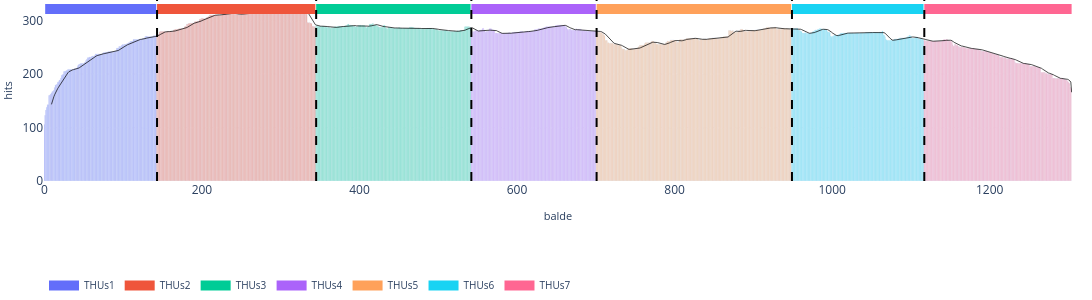

Notebook code cell kept with this figure:
### Code cell
VIZ(mapping=mapping, windows=10, yname="hits", xname="balde", svgname="name", save=False)

### Figure 1 — Plotly figure (JSON) as saved in the notebook; plotly's stock layout.template omitted (floating-point values rounded to 4 significant figures; data arrays with more than 128 entries replaced by an {"elided": "..."} marker saying what was removed)
{"data": [{"hovertemplate": "x=%{x}<br>y_arr=%{y}<extra></extra>", "legendgroup": "", "marker": {"color": "#636EFA", "pattern": {"shape": ""}}, "name": "", "orientation": "v", "showlegend": false, "textposition": "auto", "type": "bar", "x": {"elided": "143 int values"}, "xaxis": "x", "y": {"elided": "143 int values"}, "yaxis": "y"}, {"hovertemplate": "x=%{x}<br>y_arr=%{y}<extra></extra>", "legendgroup": "", "marker": {"color": "#EF553B", "pattern": {"shape": ""}}, "name": "", "orientation": "v", "showlegend": false, "textposition": "auto", "type": "bar", "x": {"elided": "202 int values"}, "xaxis": "x", "y": {"elided": "202 int values"}, "yaxis": "y"}, {"hovertemplate": "x=%{x}<br>y_arr=%{y}<extra></extra>", "legendgroup": "", "marker": {"color": "#00CC96", "pattern": {"shape": ""}}, "name": "", "orientation": "v", "showlegend": false, "textposition": "auto", "type": "bar", "x": {"elided": "197 int values"}, "xaxis": "x", "y": {"elided": "197 int values"}, "yaxis": "y"}, {"hovertemplate": "x=%{x}<br>y_arr=%{y}<extra></extra>", "legendgroup": "", "marker": {"color": "#AB63FA", "pattern": {"shape": ""}}, "name": "", "orientation": "v", "showlegend": false, "textposition": "auto", "type": "bar", "x": {"elided": "159 int values"}, "xaxis": "x", "y": {"elided": "159 int values"}, "yaxis": "y"}, {"hovertemplate": "x=%{x}<br>y_arr=%{y}<extra></extra>", "legendgroup": "", "marker": {"color": "#FFA15A", "pattern": {"shape": ""}}, "name": "", "orientation": "v", "showlegend": false, "textposition": "auto", "type": "bar", "x": {"elided": "248 int values"}, "xaxis": "x", "y": {"elided": "248 int values"}, "yaxis": "y"}, {"hovertemplate": "x=%{x}<br>y_arr=%{y}<extra></extra>", "legendgroup": "", "marker": {"color": "#19D3F3", "pattern": {"shape": ""}}, "name": "", "orientation": "v", "showlegend": false, "textposition": "auto", "type": "bar", "x": {"elided": "168 int values"}, "xaxis": "x", "y": {"elided": "168 int values"}, "yaxis": "y"}, {"hovertemplate": "x=%{x}<br>y_arr=%{y}<extra></extra>", "legendgroup": "", "marker": {"color": "#FF6692", "pattern": {"shape": ""}}, "name": "", "orientation": "v", "showlegend": false, "textposition": "auto", "type": "bar", "x": {"elided": "188 int values"}, "xaxis": "x", "y": {"elided": "188 int values"}, "yaxis": "y"}, {"line": {"color": "black", "width": 0.7}, "mode": "lines", "name": "Smoothed Trend", "showlegend": false, "type": "scatter", "x": {"elided": "1296 int values"}, "y": {"elided": "1296 float values"}}, {"line": {"color": "#636EFA", "width": 10}, "mode": "lines", "name": "THUs1", "type": "scatter", "x": [1, 142], "y": [322, 322]}, {"line": {"color": "#EF553B", "width": 10}, "mode": "lines", "name": "THUs2", "type": "scatter", "x": [143, 344], "y": [322, 322]}, {"line": {"color": "#00CC96", "width": 10}, "mode": "lines", "name": "THUs3", "type": "scatter", "x": [345, 541], "y": [322, 322]}, {"line": {"color": "#AB63FA", "width": 10}, "mode": "lines", "name": "THUs4", "type": "scatter", "x": [542, 700], "y": [322, 322]}, {"line": {"color": "#FFA15A", "width": 10}, "mode": "lines", "name": "THUs5", "type": "scatter", "x": [701, 948], "y": [322, 322]}, {"line": {"color": "#19D3F3", "width": 10}, "mode": "lines", "name": "THUs6", "type": "scatter", "x": [949, 1116], "y": [322, 322]}, {"line": {"color": "#FF6692", "width": 10}, "mode": "lines", "name": "THUs7", "type": "scatter", "x": [1117, 1304], "y": [322, 322]}], "layout": {"bargap": 0, "bargroupgap": 0, "barmode": "relative", "height": 300, "legend": {"font": {"size": 10}, "orientation": "h", "tracegroupgap": 0, "x": 0, "xanchor": "left", "y": -0.5, "yanchor": "top"}, "margin": {"b": 100, "l": 20, "r": 20, "t": 0}, "paper_bgcolor": "rgba(0, 0, 0, 0)", "plot_bgcolor": "rgba(0, 0, 0, 0)", "shapes": [{"line": {"color": "black", "dash": "dash", "width": 2}, "type": "line", "x0": 143, "x1": 143, "xref": "x", "y0": 0, "y1": 1, "yref": "y domain"}, {"line": {"color": "black", "dash": "dash", "width": 2}, "type": "line", "x0": 345, "x1": 345, "xref": "x", "y0": 0, "y1": 1, "yref": "y domain"}, {"line": {"color": "black", "dash": "dash", "width": 2}, "type": "line", "x0": 542, "x1": 542, "xref": "x", "y0": 0, "y1": 1, "yref": "y domain"}, {"line": {"color": "black", "dash": "dash", "width": 2}, "type": "line", "x0": 701, "x1": 701, "xref": "x", "y0": 0, "y1": 1, "yref": "y domain"}, {"line": {"color": "black", "dash": "dash", "width": 2}, "type": "line", "x0": 949, "x1": 949, "xref": "x", "y0": 0, "y1": 1, "yref": "y domain"}, {"line": {"color": "black", "dash": "dash", "width": 2}, "type": "line", "x0": 1117, "x1": 1117, "xref": "x", "y0": 0, "y1": 1, "yref": "y domain"}], "showlegend": true, "width": 1100, "xaxis": {"anchor": "y", "autorange": true, "domain": [0, 1], "range": [-0.5, 1304.0], "title": {"font": {"size": 11}, "text": "balde"}, "type": "linear"}, "yaxis": {"anchor": "x", "autorange": true, "domain": [0, 1], "range": [0, 338.9], "title": {"font": {"size": 11}, "text": "hits"}, "type": "linear"}}}
